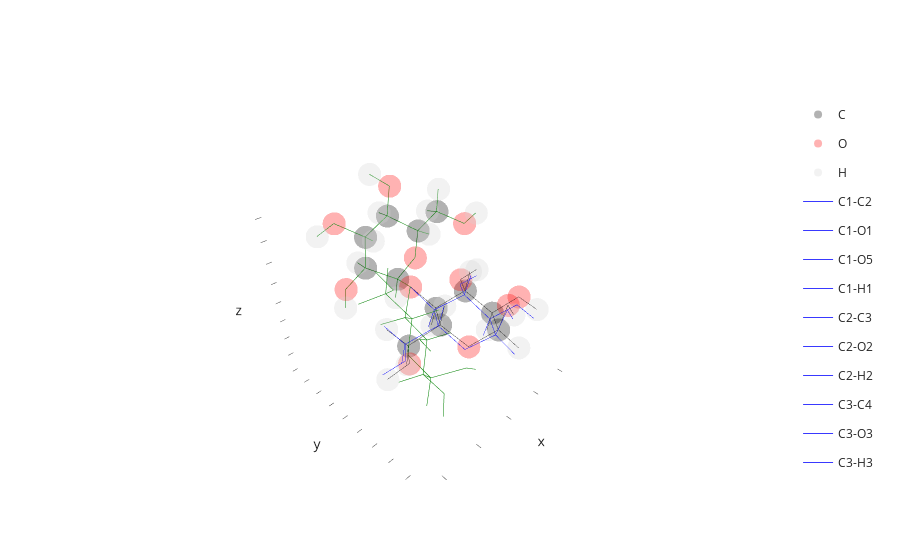

The cell this chart's notebook holds for it:
### Code cell
env = envs.DistanceRotatron(graph, edges, pushback=4)

animation_frames = []
evals = np.zeros_like(angles)

idx = 0
for angle in angles:
    state, eval, *_ = env.step([angle])
    evals[idx] = eval
    env.reset()
    idx += 1

_e = -evals + evals.max()
_e = _e / _e.max()
for i, angle in enumerate(angles):
    v = env.graph.draw()
    s = structure.copy()
    s.rotate_descendants(24, 10, angle, angle_is_degrees=False)
    v.draw_edges(*s.bonds, color="blue", opacity = _e[i] ) 
    animation_frames.append(go.Frame(data=v.figure.data))

angle = angles[np.argmin(evals)]
s = structure.copy()
s.rotate_descendants(24, 10, angle, angle_is_degrees=False)
v.draw_edges(*s.bonds, color="green", opacity = 1)

animation_frames.append(go.Frame(data=v.figure.data))
v.show()

anim = go.Figure(
    data=v.figure.data,
    layout=v.figure.layout,
    frames=animation_frames,
)
anim.write_html("animation.html")

### Figure 1 — Plotly figure (JSON) as saved in the notebook; plotly's stock layout.template omitted (floating-point values rounded to 4 significant figures)
{"data": [{"customdata": [["C1", 1, 1, "GLC", "A"], ["C2", 2, 1, "GLC", "A"], ["C3", 3, 1, "GLC", "A"], ["C4", 4, 1, "GLC", "A"], ["C5", 5, 1, "GLC", "A"], ["C6", 6, 1, "GLC", "A"], ["C1", 24, 2, "GLC", "A"], ["C2", 25, 2, "GLC", "A"], ["C3", 26, 2, "GLC", "A"], ["C4", 27, 2, "GLC", "A"], ["C5", 28, 2, "GLC", "A"], ["C6", 29, 2, "GLC", "A"]], "hovertemplate": "atom_element=C<br>x=%{x}<br>y=%{y}<br>z=%{z}<br>atom_id=%{customdata[0]}<br>atom_serial=%{customdata[1]}<br>residue_serial=%{customdata[2]}<br>residue_name=%{customdata[3]}<br>chain_id=%{customdata[4]}<extra></extra>", "legendgroup": "C", "marker": {"color": "black", "opacity": 0.3, "symbol": "circle"}, "mode": "markers", "name": "C", "scene": "scene", "showlegend": true, "type": "scatter3d", "x": [-0.567, -1.578, -1.179, 0.249, 1.189, 2.607, 0.2874, 1.256, 1.157, -0.2974, -1.186, -2.647], "y": [1.572, 0.465, -0.806, -1.195, -0.024, -0.383, -3.621, -4.664, -4.589, -4.807, -3.769, -4.018], "z": [-0.245, -0.554, 0.203, -0.192, 0.102, -0.345, 0.1753, 0.7415, 2.305, 2.734, 2.045, 2.421]}, {"customdata": [["O1", 7, 1, "GLC", "A"], ["O2", 8, 1, "GLC", "A"], ["O3", 9, 1, "GLC", "A"], ["O4", 10, 1, "GLC", "A"], ["O5", 11, 1, "GLC", "A"], ["O6", 12, 1, "GLC", "A"], ["O2", 30, 2, "GLC", "A"], ["O3", 31, 2, "GLC", "A"], ["O4", 32, 2, "GLC", "A"], ["O5", 33, 2, "GLC", "A"], ["O6", 34, 2, "GLC", "A"]], "hovertemplate": "atom_element=O<br>x=%{x}<br>y=%{y}<br>z=%{z}<br>atom_id=%{customdata[0]}<br>atom_serial=%{customdata[1]}<br>residue_serial=%{customdata[2]}<br>residue_name=%{customdata[3]}<br>chain_id=%{customdata[4]}<extra></extra>", "legendgroup": "O", "marker": {"color": "red", "opacity": 0.3, "symbol": "circle"}, "mode": "markers", "name": "O", "scene": "scene", "showlegend": true, "type": "scatter3d", "x": [-0.6, -2.881, -2.075, 0.658, 0.744, 3.506, 2.584, 1.984, -0.4041, -1.063, -3.464], "y": [1.871, 0.879, -1.866, -2.338, 1.133, 0.661, -4.394, -5.6, -4.664, -3.87, -2.981], "z": [1.151, -0.139, -0.137, 0.562, -0.608, 0.035, 0.3618, 2.885, 4.151, 0.6324, 1.874]}, {"customdata": [["H1", 13, 1, "GLC", "A"], ["H2", 14, 1, "GLC", "A"], ["H3", 15, 1, "GLC", "A"], ["H4", 16, 1, "GLC", "A"], ["H5", 17, 1, "GLC", "A"], ["H61", 18, 1, "GLC", "A"], ["H62", 19, 1, "GLC", "A"], ["HO1", 20, 1, "GLC", "A"], ["HO2", 21, 1, "GLC", "A"], ["HO3", 22, 1, "GLC", "A"], ["HO6", 23, 1, "GLC", "A"], ["H1", 35, 2, "GLC", "A"], ["H2", 36, 2, "GLC", "A"], ["H3", 37, 2, "GLC", "A"], ["H4", 38, 2, "GLC", "A"], ["H5", 39, 2, "GLC", "A"], ["H61", 40, 2, "GLC", "A"], ["H62", 41, 2, "GLC", "A"], ["HO2", 42, 2, "GLC", "A"], ["HO3", 43, 2, "GLC", "A"], ["HO4", 44, 2, "GLC", "A"], ["HO6", 45, 2, "GLC", "A"]], "hovertemplate": "atom_element=H<br>x=%{x}<br>y=%{y}<br>z=%{z}<br>atom_id=%{customdata[0]}<br>atom_serial=%{customdata[1]}<br>residue_serial=%{customdata[2]}<br>residue_name=%{customdata[3]}<br>chain_id=%{customdata[4]}<extra></extra>", "legendgroup": "H", "marker": {"color": "lightgray", "opacity": 0.3, "symbol": "circle"}, "mode": "markers", "name": "H", "scene": "scene", "showlegend": true, "type": "scatter3d", "x": [-0.822, -1.583, -1.223, 0.281, 1.187, 2.913, 2.627, 0.017, -3.197, -3, 4.425, 0.3532, 0.9584, 1.492, -0.6158, -0.8929, -2.748, -2.966, 2.713, 2.919, 0.1379, -4.406], "y": [2.466, 0.264, -0.619, -1.429, 0.184, -1.315, -0.503, 2.566, 1.682, -1.684, 0.501, -3.743, -5.668, -3.607, -5.809, -2.769, -4.025, -4.981, -4.423, -5.527, -5.289, -3.075], "z": [-0.815, -1.626, 1.276, -1.257, 1.173, 0.129, -1.428, 1.42, -0.576, 0.08, -0.218, -0.8995, 0.448, 2.638, 2.443, 2.367, 3.506, 2.021, -0.5964, 2.65, 4.652, 2.072]}, {"hoverinfo": "skip", "line": {"color": "black", "width": 1}, "mode": "lines", "opacity": 0.6, "showlegend": false, "type": "scatter3d", "x": [-0.567, -1.578], "y": [1.572, 0.465], "z": [-0.245, -0.554]}, {"hoverinfo": "skip", "line": {"color": "black", "width": 1}, "mode": "lines", "opacity": 0.6, "showlegend": false, "type": "scatter3d", "x": [-0.567, -0.6], "y": [1.572, 1.871], "z": [-0.245, 1.151]}, {"hoverinfo": "skip", "line": {"color": "black", "width": 1}, "mode": "lines", "opacity": 0.6, "showlegend": false, "type": "scatter3d", "x": [-0.567, 0.744], "y": [1.572, 1.133], "z": [-0.245, -0.608]}, {"hoverinfo": "skip", "line": {"color": "black", "width": 1}, "mode": "lines", "opacity": 0.6, "showlegend": false, "type": "scatter3d", "x": [-0.567, -0.822], "y": [1.572, 2.466], "z": [-0.245, -0.815]}, {"hoverinfo": "skip", "line": {"color": "black", "width": 1}, "mode": "lines", "opacity": 0.6, "showlegend": false, "type": "scatter3d", "x": [-1.578, -1.179], "y": [0.465, -0.806], "z": [-0.554, 0.203]}, {"hoverinfo": "skip", "line": {"color": "black", "width": 1}, "mode": "lines", "opacity": 0.6, "showlegend": false, "type": "scatter3d", "x": [-1.578, -2.881], "y": [0.465, 0.879], "z": [-0.554, -0.139]}, {"hoverinfo": "skip", "line": {"color": "black", "width": 1}, "mode": "lines", "opacity": 0.6, "showlegend": false, "type": "scatter3d", "x": [-1.578, -1.583], "y": [0.465, 0.264], "z": [-0.554, -1.626]}, {"hoverinfo": "skip", "line": {"color": "black", "width": 1}, "mode": "lines", "opacity": 0.6, "showlegend": false, "type": "scatter3d", "x": [-1.179, 0.249], "y": [-0.806, -1.195], "z": [0.203, -0.192]}, {"hoverinfo": "skip", "line": {"color": "black", "width": 1}, "mode": "lines", "opacity": 0.6, "showlegend": false, "type": "scatter3d", "x": [-1.179, -2.075], "y": [-0.806, -1.866], "z": [0.203, -0.137]}, {"hoverinfo": "skip", "line": {"color": "black", "width": 1}, "mode": "lines", "opacity": 0.6, "showlegend": false, "type": "scatter3d", "x": [-1.179, -1.223], "y": [-0.806, -0.619], "z": [0.203, 1.276]}, {"hoverinfo": "skip", "line": {"color": "black", "width": 1}, "mode": "lines", "opacity": 0.6, "showlegend": false, "type": "scatter3d", "x": [0.249, 1.189], "y": [-1.195, -0.024], "z": [-0.192, 0.102]}, {"hoverinfo": "skip", "line": {"color": "black", "width": 1}, "mode": "lines", "opacity": 0.6, "showlegend": false, "type": "scatter3d", "x": [0.249, 0.658], "y": [-1.195, -2.338], "z": [-0.192, 0.562]}, {"hoverinfo": "skip", "line": {"color": "black", "width": 1}, "mode": "lines", "opacity": 0.6, "showlegend": false, "type": "scatter3d", "x": [0.249, 0.281], "y": [-1.195, -1.429], "z": [-0.192, -1.257]}, {"hoverinfo": "skip", "line": {"color": "black", "width": 1}, "mode": "lines", "opacity": 0.6, "showlegend": false, "type": "scatter3d", "x": [1.189, 2.607], "y": [-0.024, -0.383], "z": [0.102, -0.345]}, {"hoverinfo": "skip", "line": {"color": "black", "width": 1}, "mode": "lines", "opacity": 0.6, "showlegend": false, "type": "scatter3d", "x": [1.189, 0.744], "y": [-0.024, 1.133], "z": [0.102, -0.608]}, {"hoverinfo": "skip", "line": {"color": "black", "width": 1}, "mode": "lines", "opacity": 0.6, "showlegend": false, "type": "scatter3d", "x": [1.189, 1.187], "y": [-0.024, 0.184], "z": [0.102, 1.173]}, {"hoverinfo": "skip", "line": {"color": "black", "width": 1}, "mode": "lines", "opacity": 0.6, "showlegend": false, "type": "scatter3d", "x": [2.607, 3.506], "y": [-0.383, 0.661], "z": [-0.345, 0.035]}, {"hoverinfo": "skip", "line": {"color": "black", "width": 1}, "mode": "lines", "opacity": 0.6, "showlegend": false, "type": "scatter3d", "x": [2.607, 2.913], "y": [-0.383, -1.315], "z": [-0.345, 0.129]}, {"hoverinfo": "skip", "line": {"color": "black", "width": 1}, "mode": "lines", "opacity": 0.6, "showlegend": false, "type": "scatter3d", "x": [2.607, 2.627], "y": [-0.383, -0.503], "z": [-0.345, -1.428]}, {"hoverinfo": "skip", "line": {"color": "black", "width": 1}, "mode": "lines", "opacity": 0.6, "showlegend": false, "type": "scatter3d", "x": [-0.6, 0.017], "y": [1.871, 2.566], "z": [1.151, 1.42]}, {"hoverinfo": "skip", "line": {"color": "black", "width": 1}, "mode": "lines", "opacity": 0.6, "showlegend": false, "type": "scatter3d", "x": [-2.881, -3.197], "y": [0.879, 1.682], "z": [-0.139, -0.576]}, {"hoverinfo": "skip", "line": {"color": "black", "width": 1}, "mode": "lines", "opacity": 0.6, "showlegend": false, "type": "scatter3d", "x": [-2.075, -3], "y": [-1.866, -1.684], "z": [-0.137, 0.08]}, {"hoverinfo": "skip", "line": {"color": "black", "width": 1}, "mode": "lines", "opacity": 0.6, "showlegend": false, "type": "scatter3d", "x": [0.658, 0.2874], "y": [-2.338, -3.621], "z": [0.562, 0.1753]}, {"hoverinfo": "skip", "line": {"color": "black", "width": 1}, "mode": "lines", "opacity": 0.6, "showlegend": false, "type": "scatter3d", "x": [3.506, 4.425], "y": [0.661, 0.501], "z": [0.035, -0.218]}, {"hoverinfo": "skip", "line": {"color": "black", "width": 1}, "mode": "lines", "opacity": 0.6, "showlegend": false, "type": "scatter3d", "x": [0.2874, 1.256], "y": [-3.621, -4.664], "z": [0.1753, 0.7415]}, {"hoverinfo": "skip", "line": {"color": "black", "width": 1}, "mode": "lines", "opacity": 0.6, "showlegend": false, "type": "scatter3d", "x": [0.2874, -1.063], "y": [-3.621, -3.87], "z": [0.1753, 0.6324]}, {"hoverinfo": "skip", "line": {"color": "black", "width": 1}, "mode": "lines", "opacity": 0.6, "showlegend": false, "type": "scatter3d", "x": [0.2874, 0.3532], "y": [-3.621, -3.743], "z": [0.1753, -0.8995]}, {"hoverinfo": "skip", "line": {"color": "black", "width": 1}, "mode": "lines", "opacity": 0.6, "showlegend": false, "type": "scatter3d", "x": [1.256, 1.157], "y": [-4.664, -4.589], "z": [0.7415, 2.305]}, {"hoverinfo": "skip", "line": {"color": "black", "width": 1}, "mode": "lines", "opacity": 0.6, "showlegend": false, "type": "scatter3d", "x": [1.256, 2.584], "y": [-4.664, -4.394], "z": [0.7415, 0.3618]}, {"hoverinfo": "skip", "line": {"color": "black", "width": 1}, "mode": "lines", "opacity": 0.6, "showlegend": false, "type": "scatter3d", "x": [1.256, 0.9584], "y": [-4.664, -5.668], "z": [0.7415, 0.448]}, {"hoverinfo": "skip", "line": {"color": "black", "width": 1}, "mode": "lines", "opacity": 0.6, "showlegend": false, "type": "scatter3d", "x": [1.157, -0.2974], "y": [-4.589, -4.807], "z": [2.305, 2.734]}, {"hoverinfo": "skip", "line": {"color": "black", "width": 1}, "mode": "lines", "opacity": 0.6, "showlegend": false, "type": "scatter3d", "x": [1.157, 1.984], "y": [-4.589, -5.6], "z": [2.305, 2.885]}, {"hoverinfo": "skip", "line": {"color": "black", "width": 1}, "mode": "lines", "opacity": 0.6, "showlegend": false, "type": "scatter3d", "x": [1.157, 1.492], "y": [-4.589, -3.607], "z": [2.305, 2.638]}, {"hoverinfo": "skip", "line": {"color": "black", "width": 1}, "mode": "lines", "opacity": 0.6, "showlegend": false, "type": "scatter3d", "x": [-0.2974, -1.186], "y": [-4.807, -3.769], "z": [2.734, 2.045]}, {"hoverinfo": "skip", "line": {"color": "black", "width": 1}, "mode": "lines", "opacity": 0.6, "showlegend": false, "type": "scatter3d", "x": [-0.2974, -0.4041], "y": [-4.807, -4.664], "z": [2.734, 4.151]}, {"hoverinfo": "skip", "line": {"color": "black", "width": 1}, "mode": "lines", "opacity": 0.6, "showlegend": false, "type": "scatter3d", "x": [-0.2974, -0.6158], "y": [-4.807, -5.809], "z": [2.734, 2.443]}, {"hoverinfo": "skip", "line": {"color": "black", "width": 1}, "mode": "lines", "opacity": 0.6, "showlegend": false, "type": "scatter3d", "x": [-1.186, -2.647], "y": [-3.769, -4.018], "z": [2.045, 2.421]}, {"hoverinfo": "skip", "line": {"color": "black", "width": 1}, "mode": "lines", "opacity": 0.6, "showlegend": false, "type": "scatter3d", "x": [-1.186, -1.063], "y": [-3.769, -3.87], "z": [2.045, 0.6324]}, {"hoverinfo": "skip", "line": {"color": "black", "width": 1}, "mode": "lines", "opacity": 0.6, "showlegend": false, "type": "scatter3d", "x": [-1.186, -0.8929], "y": [-3.769, -2.769], "z": [2.045, 2.367]}, {"hoverinfo": "skip", "line": {"color": "black", "width": 1}, "mode": "lines", "opacity": 0.6, "showlegend": false, "type": "scatter3d", "x": [-2.647, -3.464], "y": [-4.018, -2.981], "z": [2.421, 1.874]}, {"hoverinfo": "skip", "line": {"color": "black", "width": 1}, "mode": "lines", "opacity": 0.6, "showlegend": false, "type": "scatter3d", "x": [-2.647, -2.748], "y": [-4.018, -4.025], "z": [2.421, 3.506]}, {"hoverinfo": "skip", "line": {"color": "black", "width": 1}, "mode": "lines", "opacity": 0.6, "showlegend": false, "type": "scatter3d", "x": [-2.647, -2.966], "y": [-4.018, -4.981], "z": [2.421, 2.021]}, {"hoverinfo": "skip", "line": {"color": "black", "width": 1}, "mode": "lines", "opacity": 0.6, "showlegend": false, "type": "scatter3d", "x": [2.584, 2.713], "y": [-4.394, -4.423], "z": [0.3618, -0.5964]}, {"hoverinfo": "skip", "line": {"color": "black", "width": 1}, "mode": "lines", "opacity": 0.6, "showlegend": false, "type": "scatter3d", "x": [1.984, 2.919], "y": [-5.6, -5.527], "z": [2.885, 2.65]}, {"hoverinfo": "skip", "line": {"color": "black", "width": 1}, "mode": "lines", "opacity": 0.6, "showlegend": false, "type": "scatter3d", "x": [-0.4041, 0.1379], "y": [-4.664, -5.289], "z": [4.151, 4.652]}, {"hoverinfo": "skip", "line": {"color": "black", "width": 1}, "mode": "lines", "opacity": 0.6, "showlegend": false, "type": "scatter3d", "x": [-3.464, -4.406], "y": [-2.981, -3.075], "z": [1.874, 2.072]}, {"hoverinfo": "skip", "line": {"color": "blue", "width": 1}, "mode": "lines", "name": "C1-C2", "opacity": 0.7762, "showlegend": true, "type": "scatter3d", "x": [-0.4077, -1.418], "y": [1.579, 0.4876], "z": [-0.4198, -0.7821]}, {"hoverinfo": "skip", "line": {"color": "blue", "width": 1}, "mode": "lines", "name": "C1-O1", "opacity": 0.7762, "showlegend": true, "type": "scatter3d", "x": [-0.4077, -0.5401], "y": [1.579, 1.91], "z": [-0.4198, 0.9628]}, {"hoverinfo": "skip", "line": {"color": "blue", "width": 1}, "mode": "lines", "name": "C1-O5", "opacity": 0.7762, "showlegend": true, "type": "scatter3d", "x": [-0.4077, 0.9163], "y": [1.579, 1.102], "z": [-0.4198, -0.6715]}, {"hoverinfo": "skip", "line": {"color": "blue", "width": 1}, "mode": "lines", "name": "C1-H1", "opacity": 0.7762, "showlegend": true, "type": "scatter3d", "x": [-0.4077, -0.5969], "y": [1.579, 2.465], "z": [-0.4198, -1.027]}, {"hoverinfo": "skip", "line": {"color": "blue", "width": 1}, "mode": "lines", "name": "C2-C3", "opacity": 0.7762, "showlegend": true, "type": "scatter3d", "x": [-1.418, -1.109], "y": [0.4876, -0.7742], "z": [-0.7821, 0.03025]}, {"hoverinfo": "skip", "line": {"color": "blue", "width": 1}, "mode": "lines", "name": "C2-O2", "opacity": 0.7762, "showlegend": true, "type": "scatter3d", "x": [-1.418, -2.739], "y": [0.4876, 0.94], "z": [-0.7821, -0.4774]}, {"hoverinfo": "skip", "line": {"color": "blue", "width": 1}, "mode": "lines", "name": "C2-H2", "opacity": 0.7762, "showlegend": true, "type": "scatter3d", "x": [-1.418, -1.346], "y": [0.4876, 0.2621], "z": [-0.7821, -1.847]}, {"hoverinfo": "skip", "line": {"color": "blue", "width": 1}, "mode": "lines", "name": "C3-C4", "opacity": 0.7762, "showlegend": true, "type": "scatter3d", "x": [-1.109, 0.3353], "y": [-0.7742, -1.204], "z": [0.03025, -0.2454]}, {"hoverinfo": "skip", "line": {"color": "blue", "width": 1}, "mode": "lines", "name": "C3-O3", "opacity": 0.7762, "showlegend": true, "type": "scatter3d", "x": [-1.109, -2.001], "y": [-0.7742, -1.822], "z": [0.03025, -0.3551]}, {"hoverinfo": "skip", "line": {"color": "blue", "width": 1}, "mode": "lines", "name": "C3-H3", "opacity": 0.7762, "showlegend": true, "type": "scatter3d", "x": [-1.109, -1.23], "y": [-0.7742, -0.5616], "z": [0.03025, 1.092]}, {"hoverinfo": "skip", "line": {"color": "blue", "width": 1}, "mode": "lines", "name": "C4-C5", "opacity": 0.7762, "showlegend": true, "type": "scatter3d", "x": [0.3353, 1.278], "y": [-1.204, -0.0476], "z": [-0.2454, 0.09512]}, {"hoverinfo": "skip", "line": {"color": "blue", "width": 1}, "mode": "lines", "name": "C4-O4", "opacity": 0.7762, "showlegend": true, "type": "scatter3d", "x": [0.3353, 0.658], "y": [-1.204, -2.338], "z": [-0.2454, 0.562]}, {"hoverinfo": "skip", "line": {"color": "blue", "width": 1}, "mode": "lines", "name": "C4-H4", "opacity": 0.7762, "showlegend": true, "type": "scatter3d", "x": [0.3353, 0.443], "y": [-1.204, -1.463], "z": [-0.2454, -1.3]}, {"hoverinfo": "skip", "line": {"color": "blue", "width": 1}, "mode": "lines", "name": "C5-C6", "opacity": 0.7762, "showlegend": true, "type": "scatter3d", "x": [1.278, 2.717], "y": [-0.0476, -0.4483], "z": [0.09512, -0.2337]}, {"hoverinfo": "skip", "line": {"color": "blue", "width": 1}, "mode": "lines", "name": "C5-O5", "opacity": 0.7762, "showlegend": true, "type": "scatter3d", "x": [1.278, 0.9163], "y": [-0.0476, 1.102], "z": [0.09512, -0.6715]}, {"hoverinfo": "skip", "line": {"color": "blue", "width": 1}, "mode": "lines", "name": "C5-H5", "opacity": 0.7762, "showlegend": true, "type": "scatter3d", "x": [1.278, 1.199], "y": [-0.0476, 0.185], "z": [0.09512, 1.158]}, {"hoverinfo": "skip", "line": {"color": "blue", "width": 1}, "mode": "lines", "name": "C6-O6", "opacity": 0.7762, "showlegend": true, "type": "scatter3d", "x": [2.717, 3.609], "y": [-0.4483, 0.5839], "z": [-0.2337, 0.192]}, {"hoverinfo": "skip", "line": {"color": "blue", "width": 1}, "mode": "lines", "name": "C6-H61", "opacity": 0.7762, "showlegend": true, "type": "scatter3d", "x": [2.717, 2.963], "y": [-0.4483, -1.376], "z": [-0.2337, 0.2821]}, {"hoverinfo": "skip", "line": {"color": "blue", "width": 1}, "mode": "lines", "name": "C6-H62", "opacity": 0.7762, "showlegend": true, "type": "scatter3d", "x": [2.717, 2.817], "y": [-0.4483, -0.5936], "z": [-0.2337, -1.309]}, {"hoverinfo": "skip", "line": {"color": "blue", "width": 1}, "mode": "lines", "name": "O1-HO1", "opacity": 0.7762, "showlegend": true, "type": "scatter3d", "x": [-0.5401, 0.07099], "y": [1.91, 2.598], "z": [0.9628, 1.264]}, {"hoverinfo": "skip", "line": {"color": "blue", "width": 1}, "mode": "lines", "name": "O2-HO2", "opacity": 0.7762, "showlegend": true, "type": "scatter3d", "x": [-2.739, -3.001], "y": [0.94, 1.74], "z": [-0.4774, -0.9544]}, {"hoverinfo": "skip", "line": {"color": "blue", "width": 1}, "mode": "lines", "name": "O3-HO3", "opacity": 0.7762, "showlegend": true, "type": "scatter3d", "x": [-2.001, -2.936], "y": [-1.822, -1.614], "z": [-0.3551, -0.2138]}, {"hoverinfo": "skip", "line": {"color": "blue", "width": 1}, "mode": "lines", "name": "O6-HO6", "opacity": 0.7762, "showlegend": true, "type": "scatter3d", "x": [3.609, 4.541], "y": [0.5839, 0.3977], "z": [0.192, 0.01393]}, {"hoverinfo": "skip", "line": {"color": "blue", "width": 1}, "mode": "lines", "name": "C1-C2", "opacity": 0.7762, "showlegend": true, "type": "scatter3d", "x": [0.2874, 1.256], "y": [-3.621, -4.664], "z": [0.1753, 0.7415]}, {"hoverinfo": "skip", "line": {"color": "blue", "width": 1}, "mode": "lines", "name": "C1-O5", "opacity": 0.7762, "showlegend": true, "type": "scatter3d", "x": [0.2874, -1.063], "y": [-3.621, -3.87], "z": [0.1753, 0.6324]}, {"hoverinfo": "skip", "line": {"color": "blue", "width": 1}, "mode": "lines", "name": "C1-H1", "opacity": 0.7762, "showlegend": true, "type": "scatter3d", "x": [0.2874, 0.3532], "y": [-3.621, -3.743], "z": [0.1753, -0.8995]}, {"hoverinfo": "skip", "line": {"color": "blue", "width": 1}, "mode": "lines", "name": "C2-C3", "opacity": 0.7762, "showlegend": true, "type": "scatter3d", "x": [1.256, 1.157], "y": [-4.664, -4.589], "z": [0.7415, 2.305]}, {"hoverinfo": "skip", "line": {"color": "blue", "width": 1}, "mode": "lines", "name": "C2-O2", "opacity": 0.7762, "showlegend": true, "type": "scatter3d", "x": [1.256, 2.584], "y": [-4.664, -4.394], "z": [0.7415, 0.3618]}, {"hoverinfo": "skip", "line": {"color": "blue", "width": 1}, "mode": "lines", "name": "C2-H2", "opacity": 0.7762, "showlegend": true, "type": "scatter3d", "x": [1.256, 0.9584], "y": [-4.664, -5.668], "z": [0.7415, 0.448]}, {"hoverinfo": "skip", "line": {"color": "blue", "width": 1}, "mode": "lines", "name": "C3-C4", "opacity": 0.7762, "showlegend": true, "type": "scatter3d", "x": [1.157, -0.2974], "y": [-4.589, -4.807], "z": [2.305, 2.734]}, {"hoverinfo": "skip", "line": {"color": "blue", "width": 1}, "mode": "lines", "name": "C3-O3", "opacity": 0.7762, "showlegend": true, "type": "scatter3d", "x": [1.157, 1.984], "y": [-4.589, -5.6], "z": [2.305, 2.885]}, {"hoverinfo": "skip", "line": {"color": "blue", "width": 1}, "mode": "lines", "name": "C3-H3", "opacity": 0.7762, "showlegend": true, "type": "scatter3d", "x": [1.157, 1.492], "y": [-4.589, -3.607], "z": [2.305, 2.638]}, {"hoverinfo": "skip", "line": {"color": "blue", "width": 1}, "mode": "lines", "name": "C4-C5", "opacity": 0.7762, "showlegend": true, "type": "scatter3d", "x": [-0.2974, -1.186], "y": [-4.807, -3.769], "z": [2.734, 2.045]}, {"hoverinfo": "skip", "line": {"color": "blue", "width": 1}, "mode": "lines", "name": "C4-O4", "opacity": 0.7762, "showlegend": true, "type": "scatter3d", "x": [-0.2974, -0.4041], "y": [-4.807, -4.664], "z": [2.734, 4.151]}, {"hoverinfo": "skip", "line": {"color": "blue", "width": 1}, "mode": "lines", "name": "C4-H4", "opacity": 0.7762, "showlegend": true, "type": "scatter3d", "x": [-0.2974, -0.6158], "y": [-4.807, -5.809], "z": [2.734, 2.443]}, {"hoverinfo": "skip", "line": {"color": "blue", "width": 1}, "mode": "lines", "name": "C5-C6", "opacity": 0.7762, "showlegend": true, "type": "scatter3d", "x": [-1.186, -2.647], "y": [-3.769, -4.018], "z": [2.045, 2.421]}, {"hoverinfo": "skip", "line": {"color": "blue", "width": 1}, "mode": "lines", "name": "C5-O5", "opacity": 0.7762, "showlegend": true, "type": "scatter3d", "x": [-1.186, -1.063], "y": [-3.769, -3.87], "z": [2.045, 0.6324]}, {"hoverinfo": "skip", "line": {"color": "blue", "width": 1}, "mode": "lines", "name": "C5-H5", "opacity": 0.7762, "showlegend": true, "type": "scatter3d", "x": [-1.186, -0.8929], "y": [-3.769, -2.769], "z": [2.045, 2.367]}, {"hoverinfo": "skip", "line": {"color": "blue", "width": 1}, "mode": "lines", "name": "C6-O6", "opacity": 0.7762, "showlegend": true, "type": "scatter3d", "x": [-2.647, -3.464], "y": [-4.018, -2.981], "z": [2.421, 1.874]}, {"hoverinfo": "skip", "line": {"color": "blue", "width": 1}, "mode": "lines", "name": "C6-H61", "opacity": 0.7762, "showlegend": true, "type": "scatter3d", "x": [-2.647, -2.748], "y": [-4.018, -4.025], "z": [2.421, 3.506]}, {"hoverinfo": "skip", "line": {"color": "blue", "width": 1}, "mode": "lines", "name": "C6-H62", "opacity": 0.7762, "showlegend": true, "type": "scatter3d", "x": [-2.647, -2.966], "y": [-4.018, -4.981], "z": [2.421, 2.021]}, {"hoverinfo": "skip", "line": {"color": "blue", "width": 1}, "mode": "lines", "name": "O2-HO2", "opacity": 0.7762, "showlegend": true, "type": "scatter3d", "x": [2.584, 2.713], "y": [-4.394, -4.423], "z": [0.3618, -0.5964]}, {"hoverinfo": "skip", "line": {"color": "blue", "width": 1}, "mode": "lines", "name": "O3-HO3", "opacity": 0.7762, "showlegend": true, "type": "scatter3d", "x": [1.984, 2.919], "y": [-5.6, -5.527], "z": [2.885, 2.65]}, {"hoverinfo": "skip", "line": {"color": "blue", "width": 1}, "mode": "lines", "name": "O4-HO4", "opacity": 0.7762, "showlegend": true, "type": "scatter3d", "x": [-0.4041, 0.1379], "y": [-4.664, -5.289], "z": [4.151, 4.652]}, {"hoverinfo": "skip", "line": {"color": "blue", "width": 1}, "mode": "lines", "name": "O6-HO6", "opacity": 0.7762, "showlegend": true, "type": "scatter3d", "x": [-3.464, -4.406], "y": [-2.981, -3.075], "z": [1.874, 2.072]}, {"hoverinfo": "skip", "line": {"color": "blue", "width": 1}, "mode": "lines", "name": "O4-C1", "opacity": 0.7762, "showlegend": true, "type": "scatter3d", "x": [0.658, 0.2874], "y": [-2.338, -3.621], "z": [0.562, 0.1753]}, {"hoverinfo": "skip", "line": {"color": "green", "width": 1}, "mode": "lines", "name": "C1-C2", "opacity": 1, "showlegend": true, "type": "scatter3d", "x": [2.651, 2.08], "y": [0.9124, -0.1212], "z": [-1.141, -2.115]}, {"hoverinfo": "skip", "line": {"color": "green", "width": 1}, "mode": "lines", "name": "C1-O1", "opacity": 1, "showlegend": true, "type": "scatter3d", "x": [2.651, 1.611], "y": [0.9124, 1.796], "z": [-1.141, -0.7204]}, {"hoverinfo": "skip", "line": {"color": "green", "width": 1}, "mode": "lines", "name": "C1-O5", "opacity": 1, "showlegend": true, "type": "scatter3d", "x": [2.651, 3.197], "y": [0.9124, 0.242], "z": [-1.141, -0.003198]}, {"hoverinfo": "skip", "line": {"color": "green", "width": 1}, "mode": "lines", "name": "C1-H1", "opacity": 1, "showlegend": true, "type": "scatter3d", "x": [2.651, 3.436], "y": [0.9124, 1.484], "z": [-1.141, -1.638]}, {"hoverinfo": "skip", "line": {"color": "green", "width": 1}, "mode": "lines", "name": "C2-C3", "opacity": 1, "showlegend": true, "type": "scatter3d", "x": [2.08, 1.021], "y": [-0.1212, -0.9604], "z": [-2.115, -1.393]}, {"hoverinfo": "skip", "line": {"color": "green", "width": 1}, "mode": "lines", "name": "C2-O2", "opacity": 1, "showlegend": true, "type": "scatter3d", "x": [2.08, 1.482], "y": [-0.1212, 0.5491], "z": [-2.115, -3.226]}, {"hoverinfo": "skip", "line": {"color": "green", "width": 1}, "mode": "lines", "name": "C2-H2", "opacity": 1, "showlegend": true, "type": "scatter3d", "x": [2.08, 2.881], "y": [-0.1212, -0.7715], "z": [-2.115, -2.469]}, {"hoverinfo": "skip", "line": {"color": "green", "width": 1}, "mode": "lines", "name": "C3-C4", "opacity": 1, "showlegend": true, "type": "scatter3d", "x": [1.021, 1.655], "y": [-0.9604, -1.611], "z": [-1.393, -0.1594]}, {"hoverinfo": "skip", "line": {"color": "green", "width": 1}, "mode": "lines", "name": "C3-O3", "opacity": 1, "showlegend": true, "type": "scatter3d", "x": [1.021, 0.5341], "y": [-0.9604, -1.976], "z": [-1.393, -2.272]}, {"hoverinfo": "skip", "line": {"color": "green", "width": 1}, "mode": "lines", "name": "C3-H3", "opacity": 1, "showlegend": true, "type": "scatter3d", "x": [1.021, 0.1962], "y": [-0.9604, -0.3178], "z": [-1.393, -1.084]}, {"hoverinfo": "skip", "line": {"color": "green", "width": 1}, "mode": "lines", "name": "C4-C5", "opacity": 1, "showlegend": true, "type": "scatter3d", "x": [1.655, 2.243], "y": [-1.611, -0.5202], "z": [-0.1594, 0.738]}, {"hoverinfo": "skip", "line": {"color": "green", "width": 1}, "mode": "lines", "name": "C4-O4", "opacity": 1, "showlegend": true, "type": "scatter3d", "x": [1.655, 0.658], "y": [-1.611, -2.338], "z": [-0.1594, 0.562]}, {"hoverinfo": "skip", "line": {"color": "green", "width": 1}, "mode": "lines", "name": "C4-H4", "opacity": 1, "showlegend": true, "type": "scatter3d", "x": [1.655, 2.448], "y": [-1.611, -2.291], "z": [-0.1594, -0.4737]}, {"hoverinfo": "skip", "line": {"color": "green", "width": 1}, "mode": "lines", "name": "C5-C6", "opacity": 1, "showlegend": true, "type": "scatter3d", "x": [2.243, 2.93], "y": [-0.5202, -1.166], "z": [0.738, 1.942]}, {"hoverinfo": "skip", "line": {"color": "green", "width": 1}, "mode": "lines", "name": "C5-O5", "opacity": 1, "showlegend": true, "type": "scatter3d", "x": [2.243, 3.197], "y": [-0.5202, 0.242], "z": [0.738, -0.003198]}, {"hoverinfo": "skip", "line": {"color": "green", "width": 1}, "mode": "lines", "name": "C5-H5", "opacity": 1, "showlegend": true, "type": "scatter3d", "x": [2.243, 1.444], "y": [-0.5202, 0.1365], "z": [0.738, 1.084]}, {"hoverinfo": "skip", "line": {"color": "green", "width": 1}, "mode": "lines", "name": "C6-O6", "opacity": 1, "showlegend": true, "type": "scatter3d", "x": [2.93, 3.378], "y": [-1.166, -0.1472], "z": [1.942, 2.84]}, {"hoverinfo": "skip", "line": {"color": "green", "width": 1}, "mode": "lines", "name": "C6-H61", "opacity": 1, "showlegend": true, "type": "scatter3d", "x": [2.93, 2.226], "y": [-1.166, -1.818], "z": [1.942, 2.457]}, {"hoverinfo": "skip", "line": {"color": "green", "width": 1}, "mode": "lines", "name": "C6-H62", "opacity": 1, "showlegend": true, "type": "scatter3d", "x": [2.93, 3.785], "y": [-1.166, -1.751], "z": [1.942, 1.602]}, {"hoverinfo": "skip", "line": {"color": "green", "width": 1}, "mode": "lines", "name": "O1-HO1", "opacity": 1, "showlegend": true, "type": "scatter3d", "x": [1.611, 1.902], "y": [1.796, 2.48], "z": [-0.7204, -0.1004]}, {"hoverinfo": "skip", "line": {"color": "green", "width": 1}, "mode": "lines", "name": "O2-HO2", "opacity": 1, "showlegend": true, "type": "scatter3d", "x": [1.482, 2.095], "y": [0.5491, 1.103], "z": [-3.226, -3.728]}, {"hoverinfo": "skip", "line": {"color": "green", "width": 1}, "mode": "lines", "name": "O3-HO3", "opacity": 1, "showlegend": true, "type": "scatter3d", "x": [0.5341, 0.1247], "y": [-1.976, -1.634], "z": [-2.272, -3.08]}, {"hoverinfo": "skip", "line": {"color": "green", "width": 1}, "mode": "lines", "name": "O6-HO6", "opacity": 1, "showlegend": true, "type": "scatter3d", "x": [3.378, 3.825], "y": [-0.1472, -0.4845], "z": [2.84, 3.627]}, {"hoverinfo": "skip", "line": {"color": "green", "width": 1}, "mode": "lines", "name": "C1-C2", "opacity": 1, "showlegend": true, "type": "scatter3d", "x": [0.2874, 1.256], "y": [-3.621, -4.664], "z": [0.1753, 0.7415]}, {"hoverinfo": "skip", "line": {"color": "green", "width": 1}, "mode": "lines", "name": "C1-O5", "opacity": 1, "showlegend": true, "type": "scatter3d", "x": [0.2874, -1.063], "y": [-3.621, -3.87], "z": [0.1753, 0.6324]}, {"hoverinfo": "skip", "line": {"color": "green", "width": 1}, "mode": "lines", "name": "C1-H1", "opacity": 1, "showlegend": true, "type": "scatter3d", "x": [0.2874, 0.3532], "y": [-3.621, -3.743], "z": [0.1753, -0.8995]}, {"hoverinfo": "skip", "line": {"color": "green", "width": 1}, "mode": "lines", "name": "C2-C3", "opacity": 1, "showlegend": true, "type": "scatter3d", "x": [1.256, 1.157], "y": [-4.664, -4.589], "z": [0.7415, 2.305]}, {"hoverinfo": "skip", "line": {"color": "green", "width": 1}, "mode": "lines", "name": "C2-O2", "opacity": 1, "showlegend": true, "type": "scatter3d", "x": [1.256, 2.584], "y": [-4.664, -4.394], "z": [0.7415, 0.3618]}, {"hoverinfo": "skip", "line": {"color": "green", "width": 1}, "mode": "lines", "name": "C2-H2", "opacity": 1, "showlegend": true, "type": "scatter3d", "x": [1.256, 0.9584], "y": [-4.664, -5.668], "z": [0.7415, 0.448]}, {"hoverinfo": "skip", "line": {"color": "green", "width": 1}, "mode": "lines", "name": "C3-C4", "opacity": 1, "showlegend": true, "type": "scatter3d", "x": [1.157, -0.2974], "y": [-4.589, -4.807], "z": [2.305, 2.734]}, {"hoverinfo": "skip", "line": {"color": "green", "width": 1}, "mode": "lines", "name": "C3-O3", "opacity": 1, "showlegend": true, "type": "scatter3d", "x": [1.157, 1.984], "y": [-4.589, -5.6], "z": [2.305, 2.885]}, {"hoverinfo": "skip", "line": {"color": "green", "width": 1}, "mode": "lines", "name": "C3-H3", "opacity": 1, "showlegend": true, "type": "scatter3d", "x": [1.157, 1.492], "y": [-4.589, -3.607], "z": [2.305, 2.638]}, {"hoverinfo": "skip", "line": {"color": "green", "width": 1}, "mode": "lines", "name": "C4-C5", "opacity": 1, "showlegend": true, "type": "scatter3d", "x": [-0.2974, -1.186], "y": [-4.807, -3.769], "z": [2.734, 2.045]}, {"hoverinfo": "skip", "line": {"color": "green", "width": 1}, "mode": "lines", "name": "C4-O4", "opacity": 1, "showlegend": true, "type": "scatter3d", "x": [-0.2974, -0.4041], "y": [-4.807, -4.664], "z": [2.734, 4.151]}, {"hoverinfo": "skip", "line": {"color": "green", "width": 1}, "mode": "lines", "name": "C4-H4", "opacity": 1, "showlegend": true, "type": "scatter3d", "x": [-0.2974, -0.6158], "y": [-4.807, -5.809], "z": [2.734, 2.443]}, {"hoverinfo": "skip", "line": {"color": "green", "width": 1}, "mode": "lines", "name": "C5-C6", "opacity": 1, "showlegend": true, "type": "scatter3d", "x": [-1.186, -2.647], "y": [-3.769, -4.018], "z": [2.045, 2.421]}, {"hoverinfo": "skip", "line": {"color": "green", "width": 1}, "mode": "lines", "name": "C5-O5", "opacity": 1, "showlegend": true, "type": "scatter3d", "x": [-1.186, -1.063], "y": [-3.769, -3.87], "z": [2.045, 0.6324]}, {"hoverinfo": "skip", "line": {"color": "green", "width": 1}, "mode": "lines", "name": "C5-H5", "opacity": 1, "showlegend": true, "type": "scatter3d", "x": [-1.186, -0.8929], "y": [-3.769, -2.769], "z": [2.045, 2.367]}, {"hoverinfo": "skip", "line": {"color": "green", "width": 1}, "mode": "lines", "name": "C6-O6", "opacity": 1, "showlegend": true, "type": "scatter3d", "x": [-2.647, -3.464], "y": [-4.018, -2.981], "z": [2.421, 1.874]}, {"hoverinfo": "skip", "line": {"color": "green", "width": 1}, "mode": "lines", "name": "C6-H61", "opacity": 1, "showlegend": true, "type": "scatter3d", "x": [-2.647, -2.748], "y": [-4.018, -4.025], "z": [2.421, 3.506]}, {"hoverinfo": "skip", "line": {"color": "green", "width": 1}, "mode": "lines", "name": "C6-H62", "opacity": 1, "showlegend": true, "type": "scatter3d", "x": [-2.647, -2.966], "y": [-4.018, -4.981], "z": [2.421, 2.021]}, {"hoverinfo": "skip", "line": {"color": "green", "width": 1}, "mode": "lines", "name": "O2-HO2", "opacity": 1, "showlegend": true, "type": "scatter3d", "x": [2.584, 2.713], "y": [-4.394, -4.423], "z": [0.3618, -0.5964]}, {"hoverinfo": "skip", "line": {"color": "green", "width": 1}, "mode": "lines", "name": "O3-HO3", "opacity": 1, "showlegend": true, "type": "scatter3d", "x": [1.984, 2.919], "y": [-5.6, -5.527], "z": [2.885, 2.65]}, {"hoverinfo": "skip", "line": {"color": "green", "width": 1}, "mode": "lines", "name": "O4-HO4", "opacity": 1, "showlegend": true, "type": "scatter3d", "x": [-0.4041, 0.1379], "y": [-4.664, -5.289], "z": [4.151, 4.652]}, {"hoverinfo": "skip", "line": {"color": "green", "width": 1}, "mode": "lines", "name": "O6-HO6", "opacity": 1, "showlegend": true, "type": "scatter3d", "x": [-3.464, -4.406], "y": [-2.981, -3.075], "z": [1.874, 2.072]}, {"hoverinfo": "skip", "line": {"color": "green", "width": 1}, "mode": "lines", "name": "O4-C1", "opacity": 1, "showlegend": true, "type": "scatter3d", "x": [0.658, 0.2874], "y": [-2.338, -3.621], "z": [0.562, 0.1753]}], "layout": {"scene": {"xaxis": {"showgrid": false, "showline": false, "showticklabels": false}, "yaxis": {"showgrid": false, "showline": false, "showticklabels": false}, "zaxis": {"showgrid": false, "showline": false, "showticklabels": false}}}}
